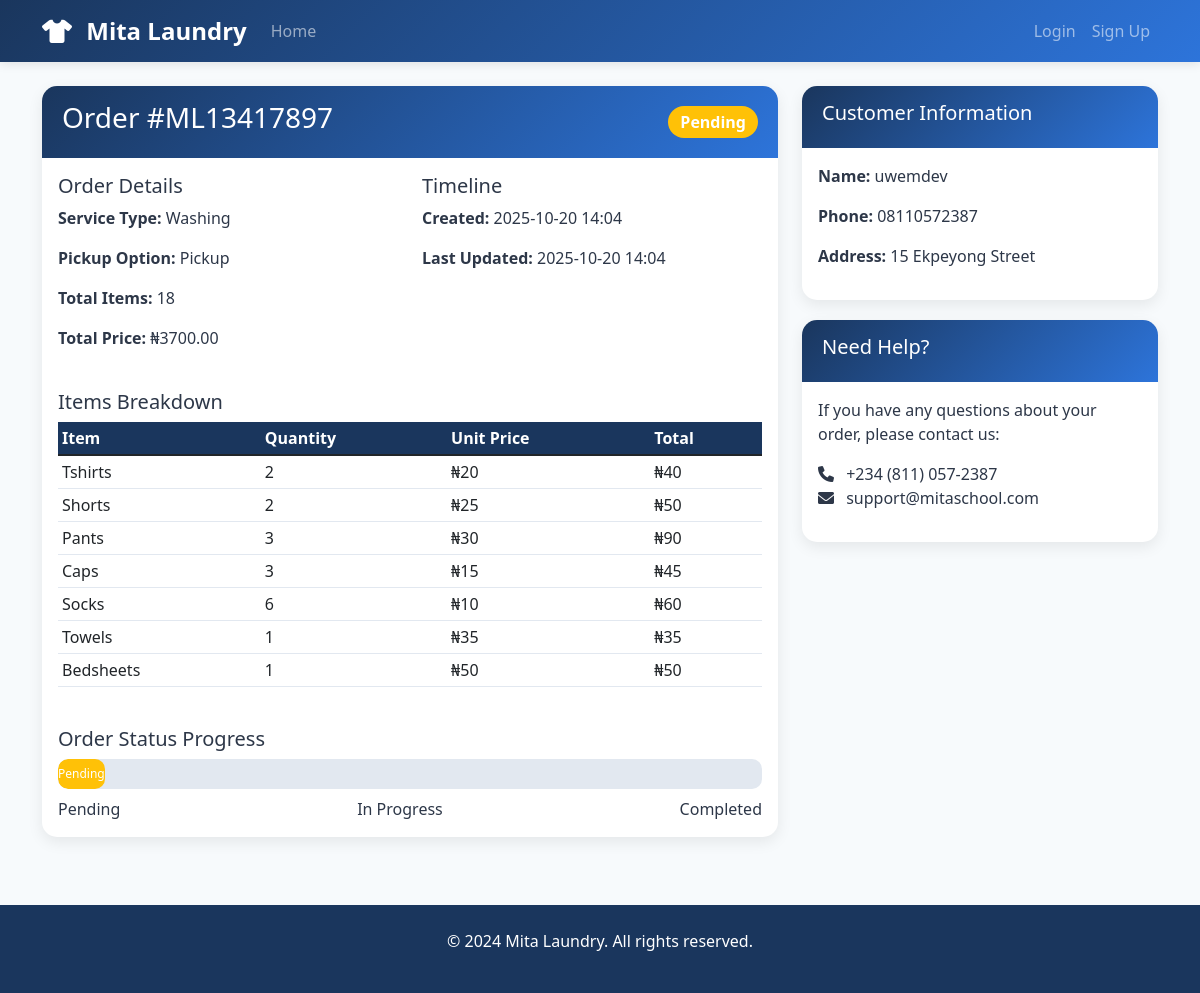
Page /order/ML13417897 on the committed database.
### tables this page shows
CREATE TABLE orders (
            id INTEGER PRIMARY KEY AUTOINCREMENT,
            order_number TEXT UNIQUE NOT NULL,
            user_id INTEGER NOT NULL,
            service_type TEXT NOT NULL,
            status TEXT DEFAULT 'pending',
            pickup_option TEXT DEFAULT 'pickup',
            total_items INTEGER DEFAULT 0,
            total_price DECIMAL(10,2) DEFAULT 0.00,
            tshirts INTEGER DEFAULT 0,
            shorts INTEGER DEFAULT 0,
            pants INTEGER DEFAULT 0,
            caps INTEGER DEFAULT 0,
            socks INTEGER DEFAULT 0,
            towels INTEGER DEFAULT 0,
            bedsheets INTEGER DEFAULT 0,
            created_at TIMESTAMP DEFAULT CURRENT_TIMESTAMP,
            updated_at TIMESTAMP DEFAULT CURRENT_TIMESTAMP,
            completed_at TIMESTAMP,
            FOREIGN KEY (user_id) REFERENCES users (id)
        );

CREATE TABLE users (
            id INTEGER PRIMARY KEY AUTOINCREMENT,
            username TEXT UNIQUE NOT NULL,
            email TEXT UNIQUE NOT NULL,
            password TEXT NOT NULL,
            phone TEXT,
            address TEXT,
            created_at TIMESTAMP DEFAULT CURRENT_TIMESTAMP,
            is_admin BOOLEAN DEFAULT FALSE
        );

### app.py (the view)
@app.route('/order/<order_number>')
def order_details(order_number):
    conn = get_db_connection()
    order = conn.execute('''
        SELECT o.*, u.username, u.phone, u.address
        FROM orders o
        JOIN users u ON o.user_id = u.id
        WHERE o.order_number = ?
    ''', (order_number,)).fetchone()
    conn.close()
    if not order:
        flash('Order not found!', 'error')
        return redirect(url_for('track_order'))
    return render_template('order_details.html', order=order)

### app.py (called while the page is built)
def get_db_connection():
    conn = sqlite3.connect(app.config['DATABASE'])
    conn.row_factory = sqlite3.Row
    return conn

### templates/order_details.html (shortened to what this page needs)
{% extends "base.html" %}
{% block content %}
<div class="row">
    <div class="col-md-8">
        <div class="card">
            <div class="card-header d-flex justify-content-between align-items-center">
                <h3>Order #{{ order.order_number }}</h3>
                <span class="badge bg-{{ 'warning' if order.status == 'pending' else 'info' if order.status == 'in_progress' else 'success' }} fs-6">
                    {{ order.status|replace('_', ' ')|title }}
                </span>
            </div>
            <div class="card-body">
                <div class="row mb-4">
                    <div class="col-md-6">
                        <h5>Order Details</h5>
                        <p><strong>Service Type:</strong> {{ order.service_type|title }}</p>
                        <p><strong>Pickup Option:</strong> {{ order.pickup_option|title }}</p>
                        <p><strong>Total Items:</strong> {{ order.total_items }}</p>
                        <p><strong>Total Price:</strong> ₦{{ "%.2f"|format(order.total_price) }}</p>
                    </div>
                    <div class="col-md-6">
                        <h5>Timeline</h5>
                        <p><strong>Created:</strong> {{ order.created_at[:16] }}</p>
                        <p><strong>Last Updated:</strong> {{ order.updated_at[:16] }}</p>
                    </div>
                </div>
                <h5>Items Breakdown</h5>
                <div class="table-responsive">
                    <table class="table table-sm">
                        <thead>
                            <tr>
                                <th>Item</th>
                                <th>Quantity</th>
                                <th>Unit Price</th>
                                <th>Total</th>
                            </tr>
                        </thead>
                        <tbody>
                            {% set prices = {
                                'washing': {'tshirts': 20, 'shorts': 25, 'pants': 30, 'caps': 15, 'socks': 10, 'towels': 35, 'bedsheets': 50},
                                'ironing': {'tshirts': 15, 'shorts': 20, 'pants': 25, 'caps': 10, 'socks': 8, 'towels': 20, 'bedsheets': 30}
                            } %}
                            {% for item in ['tshirts', 'shorts', 'pants', 'caps', 'socks', 'towels', 'bedsheets'] %}
                                {% if order[item] > 0 %}
                                <tr>
                                    <td>{{ item|title }}</td>
                                    <td>{{ order[item] }}</td>
                                    <td>
                                        {% if order.service_type == 'washing' %}
                                            ₦{{ prices.washing[item] }}
                                        {% elif order.service_type == 'ironing' %}
                                            ₦{{ prices.ironing[item] }}
                                        {% else %}
                                            ₦{{ prices.washing[item] + prices.ironing[item] }}
                                        {% endif %}
                                    </td>
                                    <td>
                                        {% if order.service_type == 'washing' %}
                                            ₦{{ prices.washing[item] * order[item] }}
                                        {% elif order.service_type == 'ironing' %}
                                            ₦{{ prices.ironing[item] * order[item] }}
                                        {% else %}
                                            ₦{{ (prices.washing[item] + prices.ironing[item]) * order[item] }}
                                        {% endif %}
                                    </td>
                                </tr>
                                {% endif %}
                            {% endfor %}
                        </tbody>
                    </table>
                </div>
                <div class="mt-4">
                    <h5>Order Status Progress</h5>
                    <div class="progress" style="height: 30px;">
                        <div class="progress-bar
                            {% if order.status == 'pending' %}bg-warning w-33
                            {% elif order.status == 'in_progress' %}bg-info w-66
                            {% else %}bg-success w-100{% endif %}"
                            role="progressbar">
                            {{ order.status|replace('_', ' ')|title }}
                        </div>
                    </div>
                    <div class="d-flex justify-content-between mt-2">
                        <span>Pending</span>
                        <span>In Progress</span>
                        <span>Completed</span>
                    </div>
                </div>
            </div>
        </div>
    </div>
    <div class="col-md-4">
        <div class="card">
            <div class="card-header">
                <h5>Customer Information</h5>
            </div>
            <div class="card-body">
                <p><strong>Name:</strong> {{ order.username }}</p>
                {% if order.phone %}
                <p><strong>Phone:</strong> {{ order.phone }}</p>
                {% endif %}
                {% if order.address %}
                <p><strong>Address:</strong> {{ order.address }}</p>
                {% endif %}
            </div>
        </div>
        <div class="card mt-3">
            <div class="card-header">
                <h5>Need Help?</h5>
            </div>
            <div class="card-body">
                <p>If you have any questions about your order, please contact us:</p>
                <ul class="list-unstyled">
                    <li><i class="fas fa-phone me-2"></i> +234 (811) 057-2387</li>
                    <li><i class="fas fa-envelope me-2"></i> support@mitaschool.com</li>
                </ul>
            </div>
        </div>
    </div>
</div>
{% endblock %}

### templates/base.html (shortened to what this page needs)
<!DOCTYPE html>
<html lang="en">
<head>
    <link href="https://cdn.jsdelivr.net/npm/bootstrap@5.1.3/dist/css/bootstrap.min.css" rel="stylesheet">
    <link href="https://cdnjs.cloudflare.com/ajax/libs/font-awesome/6.0.0/css/all.min.css" rel="stylesheet">
    <link href="{{ url_for('static', filename='css/style.css') }}" rel="stylesheet">
</head>
<body>
    <nav class="navbar navbar-expand-lg navbar-dark">
        <div class="container">
            <a class="navbar-brand" href="{{ url_for('index') }}">
                <i class="fas fa-tshirt me-2"></i>
                Mita Laundry
            </a>
            <div class="collapse navbar-collapse" id="navbarNav">
                <ul class="navbar-nav me-auto">
                    <li class="nav-item">
                        <a class="nav-link" href="{{ url_for('index') }}">Home</a>
                    </li>
                </ul>
                <ul class="navbar-nav">
                    {% if session.user_id %}
                        <li class="nav-item">
                            <span class="nav-link">Welcome, {{ session.username }}</span>
                        </li>
                        <li class="nav-item">
                            <a class="nav-link" href="{{ url_for('logout') }}">Logout</a>
                        </li>
                    {% else %}
                        <li class="nav-item">
                            <a class="nav-link" href="{{ url_for('login') }}">Login</a>
                        </li>
                        <li class="nav-item">
                            <a class="nav-link" href="{{ url_for('signup') }}">Sign Up</a>
                        </li>
                    {% endif %}
                </ul>
            </div>
        </div>
    </nav>
    <div class="container mt-4">
        {% block content %}{% endblock %}
    </div>
    <footer class="footer mt-5 py-4">
        <div class="container text-center">
            <p>&copy; 2024 Mita Laundry. All rights reserved.</p>
        </div>
    </footer>
</body>
</html>

### static/css/style.css (style rules this page uses)
:root { --primary-dark: #1a365d; --primary-light: #2d74da; --secondary: #4299e1; --accent: #63b3ed; --background: #f7fafc; --card-bg: #ffffff; --text-dark: #2d3748; --text-light: #718096; --success: #48bb78; --warning: #ed8936; --danger: #f56565; }
body { background-color: var(--background); color: var(--text-dark); font-family: 'Segoe UI', Tahoma, Geneva, Verdana, sans-serif; }
.navbar { background: linear-gradient(135deg, var(--primary-dark), var(--primary-light)); box-shadow: 0 2px 10px rgba(0,0,0,0.1); }
.navbar-brand { font-weight: bold; font-size: 1.5rem; }
.card { border: none; border-radius: 15px; box-shadow: 0 5px 15px rgba(0,0,0,0.08); margin-bottom: 20px; transition: transform 0.3s ease; }
.card-header { background: linear-gradient(135deg, var(--primary-dark), var(--primary-light)); color: white; border-radius: 15px 15px 0 0 !important; padding: 15px 20px; border: none; }
.table th { background-color: var(--primary-dark); color: white; border: none; }
.table td { border-color: #e2e8f0; vertical-align: middle; }
.progress { border-radius: 10px; background-color: #e2e8f0; }
.progress-bar { border-radius: 10px; transition: width 0.6s ease; }
.footer { background: var(--primary-dark); color: white; margin-top: 50px; }
.badge { padding: 8px 12px; border-radius: 20px; font-weight: 600; }

### rows in the picture
orders: order_number "ML13417897", status "Pending", service_type "Washing", pickup_option "Pickup", total_items "18", total_price "3700.00", created_at "2025-10-20 14:04", updated_at "2025-10-20 14:04", tshirts "2" "2" "3" "3" "6" "1" "1", prices.washing[item]*order[item] "40" "50" "90" "45" "60" "35" "50"
users: username "uwemdev", phone "08110572387", address "15 Ekpeyong Street"

### other values in the picture
{{ item|title }} "Tshirts" "Shorts" "Pants" "Caps" "Socks" "Towels" "Bedsheets"
{{ prices.washing[item] }} "20" "25" "30" "15" "10" "35" "50"
